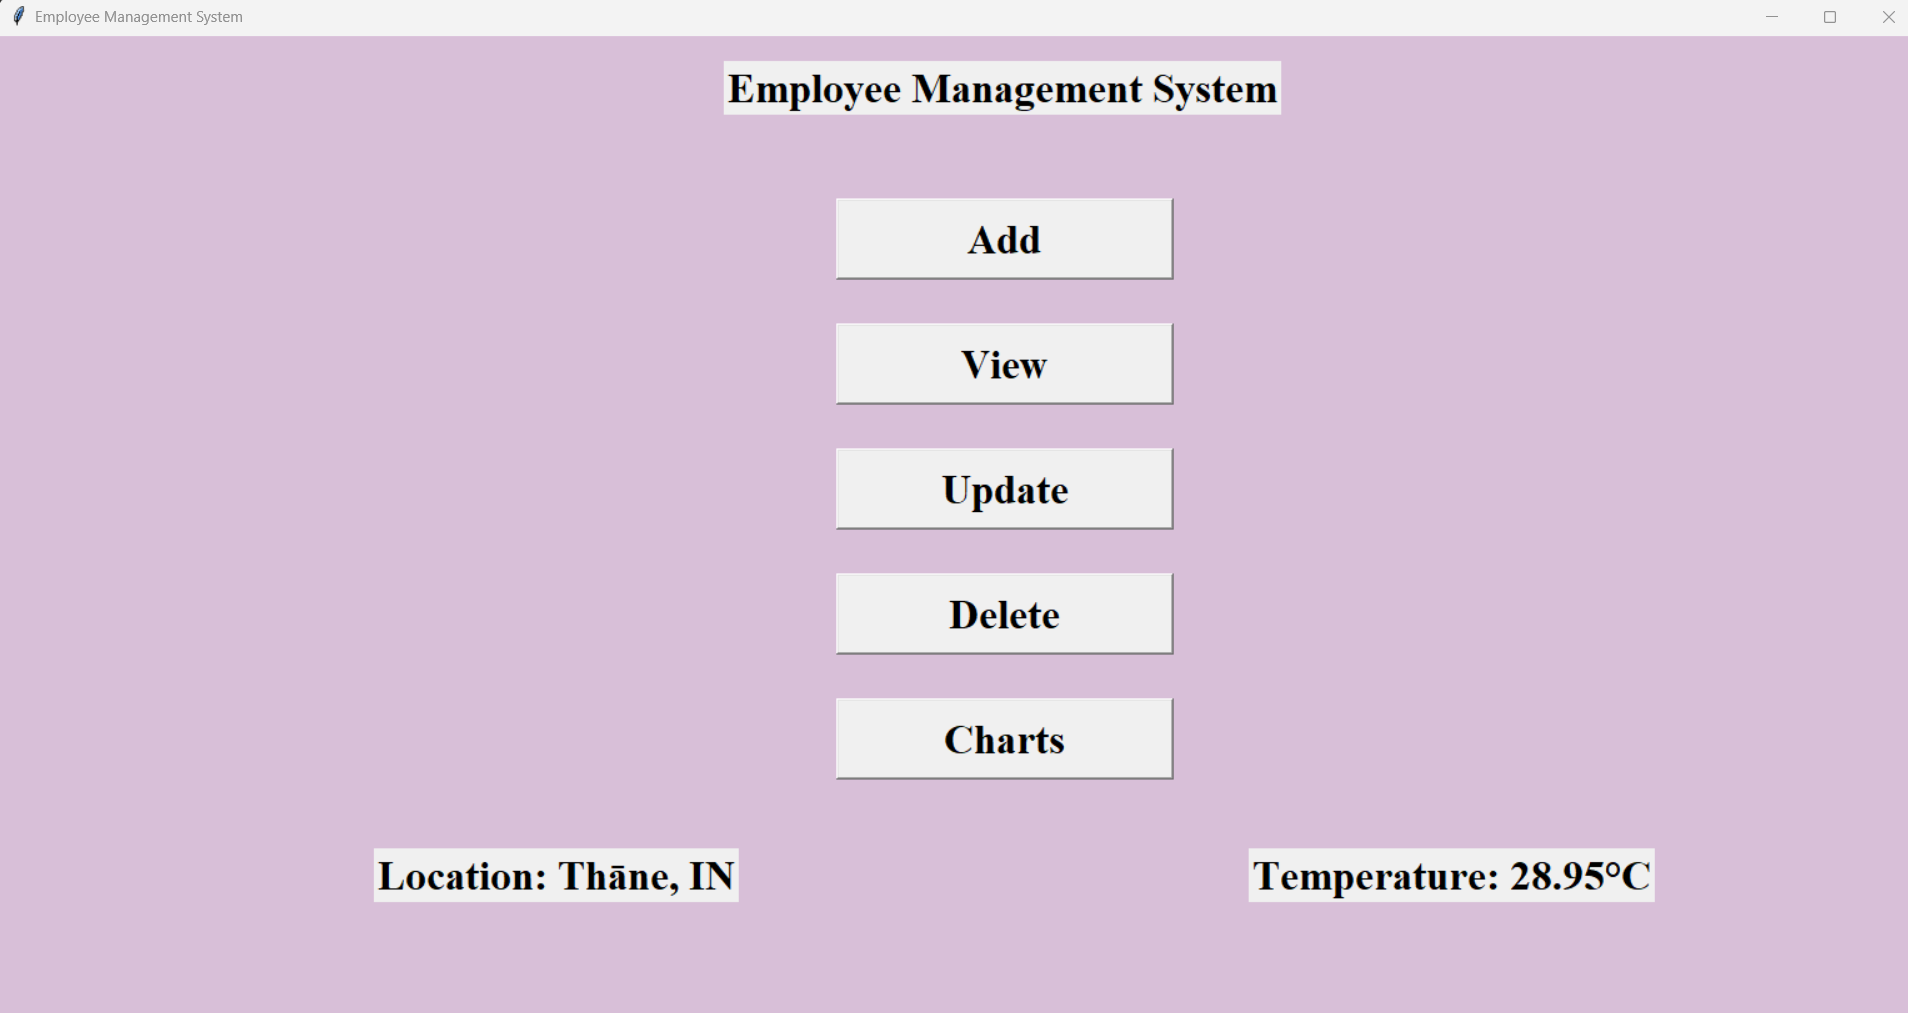

Generate this figure with Python:
# GUI Application for Employee Management System

from tkinter import *
import math
from datetime import datetime
import tkinter.messagebox as messagebox
from tkinter.scrolledtext import *
from sqlite3 import *
import matplotlib.pyplot as plt
import requests


root = Tk()
root.title("Employee Management System")
w, h = root.winfo_screenwidth(), root.winfo_screenheight()
root.geometry('%dx%d+0+0' % (w, h))
root.configure(background="thistle")
f = ("Times New Roman", 25, "bold")




#===============================================================================================
# Validation for ID


def validateId(inputValue):

	if not inputValue:
		messagebox.showerror("Error", "ID cannot be empty.")
		return False

	if " " in inputValue:
		messagebox.showerror("Error", "ID cannot contain spaces.")
		return False

	if not inputValue.isalnum():  
		messagebox.showerror("Error", "ID cannot contain special characters.")
		return False

		value = float(inputValue)  # Convert to float for numerical checks

	if not inputValue.isdigit():
        	messagebox.showerror("Error", "ID must not be a text.")
        	return False

	return True


#===============================================================================================
# Validation for Name


def validateName(inputValue):

	if not inputValue:
		messagebox.showerror("Error", "Name cannot be empty.")
		return False

	if " " in inputValue:
		messagebox.showerror("Error", "Name cannot contain spaces.")
		return False

	if not inputValue.isalnum():  
		messagebox.showerror("Error", "Name cannot contain special characters.")
		return False

		value = float(inputValue)  # Convert to float for numerical checks

	if not inputValue.isalpha():
        	messagebox.showerror("Error", "Name must not be a number.")
        	return False

	return True


#===============================================================================================
# Validation for Salary


def validateSalary(inputValue, min_value=1000, max_value=1000000):
	if not inputValue:
		messagebox.showerror("Error", "Salary cannot be empty.")
		return False

	if " " in inputValue:
		messagebox.showerror("Error", "Salary cannot contain spaces.")
		return False

	if not inputValue.replace(".", "", 1).replace("-", "", 1).isalnum():  
		messagebox.showerror("Error", "Salary cannot contain special characters.")
		return False

		value = float(inputValue)  # Convert to float for numerical checks

	if not inputValue.replace(".", "", 1).replace("-", "", 1).isdigit():
        	messagebox.showerror("Error", "Salary must not be a text.")
        	return False

	if float(inputValue) < min_value:
		messagebox.showerror("Error", f"Salary must be greater than or equal to {min_value}")
		return False

	if float(inputValue) > max_value:
		messagebox.showerror("Error", f"Salary must be less than or equal to {max_value}")
		return False

	return True




#===============================================================================================
# Back to Main


def f1():
	root.deiconify()
	add.withdraw()

def f2():
	root.deiconify()
	view.withdraw()

def f3():
	root.deiconify()
	update.withdraw()

def f4():
	root.deiconify()
	delete.withdraw()

def f5():
	root.deiconify()
	plt.close()
	charts.withdraw()




#===============================================================================================
# Displaying the employee list


def viewData():
	view.deiconify()
	root.withdraw()

	empData.delete(1.0, END)
	con = None
	
	try:
		con = connect("EMS.db")
		cursor = con.cursor()
		sql = "select * from emp"
		cursor.execute(sql)
		data = cursor.fetchall()
		info = ""
		for d in data:
			info += "Id: " + str(d[0]) + "\t" + "Name: " + str(d[1]) + "\t     " + "Salary: " + str(d[2]) + "\n"
		empData.insert(INSERT, info)
	
	except Exception as e:
		showerror("Issue: ", e)
	
	finally:
		if con is not None:
			con.close()




#===============================================================================================
# Main Window


labTitle = Label(root, text="Employee Management System", font=f)
labTitle.place(x=580, y=20)

def add():
	add.deiconify()
	root.withdraw()

# def view():
# 	view.deiconify()
# 	root.withdraw()

def delete():
	delete.deiconify()
	root.withdraw()

def update():
	update.deiconify()
	root.withdraw()

def charts():
	charts.deiconify()
	root.withdraw()


btnAdd = Button(root, text = "Add", font = f, width = 13, command = add)
btnAdd.place(x=670, y=130)
btnView = Button(root, text = "View", font = f, width = 13, command = viewData)
btnView.place(x=670, y=230)
btnUpdate = Button(root, text = "Update", font = f, width = 13, command = update)
btnUpdate.place(x=670, y=330)
btnDelete = Button(root, text = "Delete", font = f, width = 13, command = delete)
btnDelete.place(x=670, y=430)
btnCharts = Button(root, text = "Charts", font = f, width = 13, command = charts)
btnCharts.place(x=670, y=530)

labLocation = Label(root, text="Location:", font=f)
labLocation.place(x=300, y=650)
labTemp = Label(root, text="Temperature:", font=f)
labTemp.place(x=1000, y=650)




def get_location():
	try:
		response = requests.get('https://ipinfo.io/json')
		data = response.json()
		return data.get('city'), data.get('country')
	except Exception as e:
		print(f"Error fetching location: {e}")
		return None, None


def get_temperature(city):
	try:
		api_key = '661fde5f508fb99f18d46c5a329b0c96'
		url = f'http://api.openweathermap.org/data/2.5/weather?q={city}&appid={api_key}&units=metric'
		response = requests.get(url)
		data = response.json()

		# Print the entire data for debugging
		print(data)

		if 'main' not in data:
			raise Exception("Missing 'main' key in response data")

		temperature = data['main']['temp']
		return temperature
	except Exception as e:
		print(f"Error fetching temperature: {e}")
		return None


# Update the location and temperature labels
def update_labels():
	city, country = get_location()
	temperature = get_temperature(city)
	labLocation.config(text=f"Location: {city}, {country}")
	labTemp.config(text=f"Temperature: {temperature}°C")

# Call the update_labels function initially to update the labels
update_labels()




#===============================================================================================
# Storing employee details in the database


def save():
	id = entId_add.get()
	name = entName_add.get()
	salary = entSalary_add.get()
	if validateId(id) and validateName(name) and validateSalary(salary): 
		id1 = int(id)
		salary1 = int(salary)
		con = None
		try:
			con = connect("EMS.db")
			cursor = con.cursor()

			sql = "SELECT * FROM emp WHERE id = ?"
			cursor.execute(sql, (id,))
			result = cursor.fetchone()
			if result:
				messagebox.showerror("Error", "ID already exists.")
			else:

				sql = "insert into emp(id, name, salary) values('%d', '%s', '%d')"
				cursor.execute(sql%(id1, name, salary1))
				con.commit()
				messagebox.showinfo("Done", "Congrats")

				entId_add.delete(0, END)
				entName_add.delete(0, END)
				entSalary_add.delete(0, END)
		except Exception as e:
			msg = "issue: " + str(e)
			messagebox.showerror("Problem", msg)
		finally:
			if con is not None:
				con.close()




#===============================================================================================
# Add Window


add = Toplevel(root)
add.title("Add Employee")
w, h = add.winfo_screenwidth(), root.winfo_screenheight()
add.geometry('%dx%d+0+0' % (w, h))
add.configure(background="thistle")
f = ("Times New Roman", 25, "bold")

labTitle = Label(add, text="Add Employee Details", font=f)
labTitle.place(x=580, y=20)

labId_add = Label(add, text="Enter Emp ID:", font=f, width = 15)
entId_add = Entry(add, font=f)

labName_add = Label(add, text="Enter Emp Name:", font=f, width = 15)
entName_add = Entry(add, font=f)

labSalary_add = Label(add, text="Enter Emp Salary:", font=f, width = 15)
entSalary_add = Entry(add, font=f)

labId_add.place(x=300, y=200)
entId_add.place(x=850, y=200)
labName_add.place(x=300, y=270)
entName_add.place(x=850, y=270)
labSalary_add.place(x=300, y=340)
entSalary_add.place(x=850, y=340)

btnSave = Button(add, text="Save", font=f, width = 10, command=save)
btnSave.place(x=670, y=500)

btnBack = Button(add, text = "Back to Main", font = f, width = 10, command = f1)
btnBack.place(x=670, y=600)

add.withdraw()




#===============================================================================================
# View Window


view = Toplevel(root)
view.title("View Employee")
w, h = view.winfo_screenwidth(), root.winfo_screenheight()
view.geometry('%dx%d+0+0' % (w, h))
view.configure(background="thistle")
f = ("Times New Roman", 25, "bold")

labTitle = Label(view, text="View Employee Details", font=f)
labTitle.place(x=620, y=20)

empData = ScrolledText(view, width = 45, height = 10, font = f)
empData.place(x=400, y=170)

btnBack = Button(view, text = "Back to Main", font = f, width = 10, command = f2)
btnBack.place(x=670, y=600)

view.withdraw()




#===============================================================================================
# Updating employee details in the database


def updateName():
	id = entId_update.get()
	name = entName_update.get()

	if validateId(id): 
		id1 = int(id)
		con = None
		try:
			con = connect("EMS.db")
			cursor = con.cursor()

			sql = "SELECT * FROM emp WHERE id = ?"
			cursor.execute(sql, (id,))
			result = cursor.fetchone()
			if not result:
				messagebox.showerror("Error", "ID does not exist.")
			else:
				sql = "UPDATE emp SET name = ? WHERE id = ?"  # Update statement
				cursor.execute(sql, (name, id1))				
				con.commit()
				messagebox.showinfo("Success", "Employee data updated successfully!")

				entId_update.delete(0, END)
				entName_update.delete(0, END)
		except Exception as e:
			msg = "issue: " + str(e)
			messagebox.showerror("Problem", msg)
		finally:
			if con is not None:
				con.close()


def updateSalary():
	id = entId_update.get()
	salary = entSalary_update.get()

	if validateId(id): 
		id1 = int(id)
		salary1 = int(salary)
		con = None
		try:
			con = connect("EMS.db")
			cursor = con.cursor()

			sql = "SELECT * FROM emp WHERE id = ?"
			cursor.execute(sql, (id,))
			result = cursor.fetchone()
			if not result:
				messagebox.showerror("Error", "ID does not exist.")
			else:
				sql = "UPDATE emp SET salary = ? WHERE id = ?"  # Update statement
				cursor.execute(sql, (salary1, id1))				
				con.commit()
				messagebox.showinfo("Success", "Employee data updated successfully!")

				entId_update.delete(0, END)
				entSalary_update.delete(0, END)
		except Exception as e:
			msg = "issue: " + str(e)
			messagebox.showerror("Problem", msg)
		finally:
			if con is not None:
				con.close()


def updateBoth():
	id = entId_update.get()
	name = entName_update.get()
	salary = entSalary_update.get()

	if validateId(id): 
		id1 = int(id)
		salary1 = int(salary)
		con = None
		try:
			con = connect("EMS.db")
			cursor = con.cursor()

			sql = "SELECT * FROM emp WHERE id = ?"
			cursor.execute(sql, (id,))
			result = cursor.fetchone()
			if not result:
				messagebox.showerror("Error", "ID does not exist.")
			else:
				sql = "UPDATE emp SET name = ?, salary = ? WHERE id = ?"  # Update statement
				cursor.execute(sql, (name, salary1, id1))				
				con.commit()
				messagebox.showinfo("Success", "Employee data updated successfully!")

				entId_update.delete(0, END)
				entName_update.delete(0, END)
				entSalary_update.delete(0, END)
		except Exception as e:
			msg = "issue: " + str(e)
			messagebox.showerror("Problem", msg)
		finally:
			if con is not None:
				con.close()




#===============================================================================================
# Update Window


update = Toplevel(root)
update.title("Add Employee")
w, h = update.winfo_screenwidth(), root.winfo_screenheight()
update.geometry('%dx%d+0+0' % (w, h))
update.configure(background="thistle")
f = ("Times New Roman", 25, "bold")

labTitle = Label(update, text="Update Employee Details", font=f)
labTitle.place(x=580, y=20)

labId_update = Label(update, text="Enter Emp ID:", font=f, width = 15)
entId_update = Entry(update, font=f)

# Options for updating data
options = [ 
    "Name", 
    "Salary",
    "Both", 
] 

# Creating Options Dropdown
updateDropdown = StringVar(update)
updateDropdown.set("Name")  

labName_update = Label(update, text="Enter Emp Name:", font=f, width = 15)
entName_update = Entry(update, font=f)

labSalary_update = Label(update, text="Enter Emp Salary:", font=f, width = 15)
entSalary_update = Entry(update, font=f)

labId_update.place(x=300, y=200)
entId_update.place(x=850, y=200)


# Displaying the input labels when options changed


def updateData(*args):
	selectedOption = updateDropdown.get()

	if selectedOption == "Name":
		labName_update.place(x=300, y=320)
		entName_update.place(x=850, y=320)
    		
		labSalary_update.place_forget()
		entSalary_update.place_forget()

		btnSave.config(command=updateName)

	elif selectedOption == "Salary":
		labSalary_update.place(x=300, y=320)
		entSalary_update.place(x=850, y=320)

		labName_update.place_forget()
		entName_update.place_forget()

		btnSave.config(command=updateSalary)

	elif selectedOption == "Both":
		labName_update.place(x=300, y=320)
		entName_update.place(x=850, y=320)
		labSalary_update.place(x=300, y=370)
		entSalary_update.place(x=850, y=370)

		btnSave.config(command=updateBoth)
	else:
		labName_update.place_forget()
		entName_update.place_forget()
		labSalary_update.place_forget()
		entSalary_update.place_forget()

updateDropdown.trace("w", updateData) 

labOptions = Label(update, text="Select data to be updated:", font=f)
labOptions.place(x=300, y=250)

updateOptions = OptionMenu(update, updateDropdown, *options)
updateOptions.config(font=f)
updateOptions.place(x=850, y=250)

btnSave = Button(update, text="Save", font=f, width = 10, command=update)
btnSave.place(x=670, y=500)

btnBack = Button(update, text = "Back to Main", font = f, width = 13, command = f3)
btnBack.place(x=670, y=600)

update.withdraw()




#===============================================================================================
# Deleting employee details in the database


def deleteData():
	id = entId_delete.get()
	if validateId(id): 
		id1 = int(id)
		con = None
		try:
			con = connect("EMS.db")
			cursor = con.cursor()

			sql = "SELECT * FROM emp WHERE id = ?"
			cursor.execute(sql, (id,))
			result = cursor.fetchone()
			if not result:
				messagebox.showerror("Error", "ID does not exist.")
			else:

				sql = "DELETE FROM emp WHERE id = ?"  # Delete statement
				cursor.execute(sql, (id1,))
				con.commit()
				messagebox.showinfo("Success", "Employee data deleted successfully!")

				entId_delete.delete(0, END)
		except Exception as e:
			msg = "issue: " + str(e)
			messagebox.showerror("Problem", msg)
		finally:
			if con is not None:
				con.close()




#===============================================================================================
# Delete Window


delete = Toplevel(root)
delete.title("Delete Employee")
w, h = delete.winfo_screenwidth(), root.winfo_screenheight()
delete.geometry('%dx%d+0+0' % (w, h))
delete.configure(background="thistle")
f = ("Times New Roman", 25, "bold")

labTitle = Label(delete, text="Delete Employee", font=f)
labTitle.place(x=580, y=20)

labId_delete = Label(delete, text="Enter Emp ID:", font=f, width = 15)
entId_delete = Entry(delete, font=f)
labId_delete.place(x=300, y=200)
entId_delete.place(x=850, y=200)

btnDelete = Button(delete, text="Delete", font=f, width = 10, command=deleteData)
btnDelete.place(x=670, y=500)

btnBack = Button(delete, text = "Back to Main", font = f, width = 13, command = f4)
btnBack.place(x=670, y=600)

delete.withdraw()




#===============================================================================================
# Displaying the charts


def displayCharts():
	# Connect to the database
	conn = connect("EMS.db")
	cursor = conn.cursor()

	# Fetch the top 5 highest-earning salaried employees
	cursor.execute("SELECT name, salary FROM emp ORDER BY salary DESC LIMIT 5")
	results = cursor.fetchall()

	# Extract names and salaries from the results
	names = [result[0] for result in results]
	salaries = [result[1] for result in results]

	# Create the bar chart
	plt.figure(figsize=(7, 4))
	plt.bar(names, salaries, color='skyblue')
	plt.xlabel('Employee Name')
	plt.ylabel('Salary')
	plt.title('Top 5 Highest-Earning Salaried Employees')
	plt.xticks(rotation=45)
	plt.tight_layout()

	fig_manager = plt.get_current_fig_manager()
	fig_manager.window.wm_geometry("+450+130")

	# Show the bar chart
	plt.show()

	# Close the database connection
	conn.close()




#===============================================================================================
# Charts Window


charts = Toplevel(root)
charts.title("Add Employee")
w, h = charts.winfo_screenwidth(), root.winfo_screenheight()
charts.geometry('%dx%d+0+0' % (w, h))
charts.configure(background="thistle")
f = ("Times New Roman", 25, "bold")

labTitle = Label(charts, text="Top 5 Earnings", font=f)
labTitle.place(x=610, y=20)

btn_charts = Button(charts, text="Show Chart", font=f,  width = 13, command=displayCharts)
btn_charts.place(x=670, y=600)

btnBack = Button(charts, text = "Back to Main", font = f, width = 13, command = f5)
btnBack.place(x=670, y=700)

charts.withdraw()


root.mainloop()
